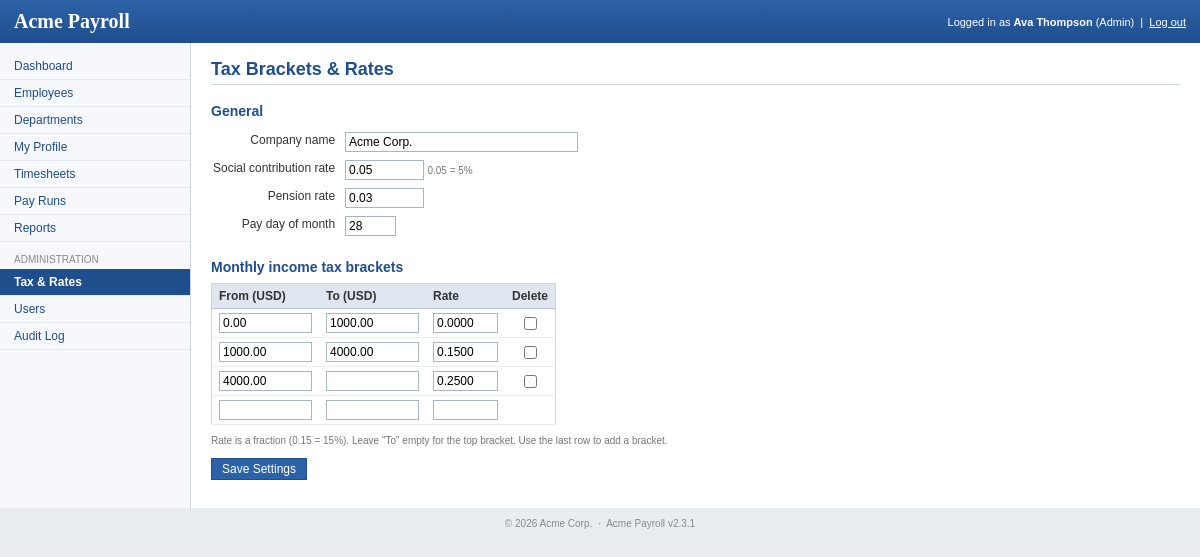
The page /settings.php (signed in) on the database its author committed.
### tables this page shows
CREATE TABLE `settings` (
  `name` varchar(50) NOT NULL,
  `value` varchar(255) DEFAULT NULL,
  PRIMARY KEY (`name`)
);

CREATE TABLE `tax_brackets` (
  `id` int(11) NOT NULL AUTO_INCREMENT,
  `lower_bound` decimal(12,2) NOT NULL,
  `upper_bound` decimal(12,2) DEFAULT NULL,
  `rate` decimal(5,4) NOT NULL,
  PRIMARY KEY (`id`)
);

### www/includes/db.php (called while the page is built, shortened)
<?php
$db = mysqli_connect(DB_HOST, DB_USER, DB_PASS, DB_NAME);
mysqli_set_charset($db, 'utf8');
function db_query($sql)
{
    global $db;
    $res = mysqli_query($db, $sql);
    return $res;
}
function db_fetch_all($sql)
{
    $res = db_query($sql);
    $rows = array();
    while ($row = mysqli_fetch_assoc($res)) {
        $rows[] = $row;
    }
    return $rows;
}

### www/includes/functions.php (called while the page is built, shortened)
<?php
require_once dirname(__FILE__) . '/db.php';
function h($str)
{
    return htmlspecialchars($str, ENT_QUOTES, 'UTF-8');
}
function get_setting($name, $default = null)
{
    static $cache = null;
    if ($cache === null) {
        $cache = array();
        foreach (db_fetch_all('SELECT name, value FROM settings') as $r) {
            $cache[$r['name']] = $r['value'];
        }
    }
    return isset($cache[$name]) ? $cache[$name] : $default;
}

### www/settings.php (the view, shortened to what this page needs)
<?php
include 'includes/functions.php';
$brackets = db_fetch_all('SELECT * FROM tax_brackets ORDER BY lower_bound');
$brackets[] = array('lower_bound' => '', 'upper_bound' => '', 'rate' => '');
include 'header.php';
?>
<h1>Tax Brackets &amp; Rates</h1>
<form method="post" action="settings.php" id="settings-form">
<h2>General</h2>
<table class="form">
  <tr><th><label for="company_name">Company name</label></th><td><input type="text" name="company_name" id="company_name" value="<?php echo h(get_setting('company_name')); ?>" size="30" /></td></tr>
  <tr><th><label for="social_rate">Social contribution rate</label></th><td><input type="text" name="social_rate" id="social_rate" value="<?php echo h(get_setting('social_rate')); ?>" size="8" /> <span class="hint">0.05 = 5%</span></td></tr>
  <tr><th><label for="pension_rate">Pension rate</label></th><td><input type="text" name="pension_rate" id="pension_rate" value="<?php echo h(get_setting('pension_rate')); ?>" size="8" /></td></tr>
  <tr><th><label for="pay_day">Pay day of month</label></th><td><input type="text" name="pay_day" id="pay_day" value="<?php echo h(get_setting('pay_day')); ?>" size="4" /></td></tr>
</table>
<h2>Monthly income tax brackets</h2>
<table class="grid" id="bracket-table">
  <tr><th>From (USD)</th><th>To (USD)</th><th>Rate</th><th>Delete</th></tr>
  <?php foreach ($brackets as $i => $b) { ?>
  <tr>
    <td><input type="text" name="lower[<?php echo $i; ?>]" value="<?php echo h($b['lower_bound']); ?>" size="10" title="From" /></td>
    <td><input type="text" name="upper[<?php echo $i; ?>]" value="<?php echo h($b['upper_bound']); ?>" size="10" title="To (empty = no limit)" /></td>
    <td><input type="text" name="rate[<?php echo $i; ?>]" value="<?php echo h($b['rate']); ?>" size="6" title="Rate" /></td>
    <td align="center"><?php if ($b['lower_bound'] !== '') { ?><input type="checkbox" name="delete[<?php echo $i; ?>]" value="1" title="Delete" /><?php } ?></td>
  </tr>
  <?php } ?>
</table>
<p class="hint">Rate is a fraction (0.15 = 15%). Leave "To" empty for the top bracket. Use the last row to add a bracket.</p>
<p><input type="submit" value="Save Settings" class="button" id="save-settings" /></p>
</form>
<?php include 'footer.php'; ?>

### www/css/style.css (style rules this page uses)
body { margin: 0; padding: 0; font-family: Verdana, Arial, Helvetica, sans-serif; font-size: 12px; color: #333; background: #e9edf2; }
h1 { font-size: 18px; color: #1f4e8c; margin: 0 0 12px 0; border-bottom: 1px solid #ccd5e0; padding-bottom: 4px; }
h2 { font-size: 14px; color: #1f4e8c; margin: 18px 0 8px 0; }
table.grid { border-collapse: collapse; border: 1px solid #ccd5e0; margin-bottom: 10px; }
table.grid th { background: #dfe6ef; text-align: left; padding: 5px 7px; border-bottom: 1px solid #b9c6d6; white-space: nowrap; }
table.grid td { padding: 4px 7px; border-bottom: 1px solid #e8ecf1; }
table.form th { text-align: right; font-weight: normal; padding: 4px 8px 4px 0; vertical-align: top; white-space: nowrap; }
table.form td { padding: 3px 0; }
input[type=text], input[type=password], select, textarea { font-family: Verdana, Arial, sans-serif; font-size: 12px; border: 1px solid #a8b5c5; padding: 2px 3px; }
.button, input.button { display: inline-block; background: #2c62a8; color: #fff !important; border: 1px solid #1f4e8c; padding: 3px 10px; font-size: 12px; text-decoration: none; cursor: pointer; }
.hint, .small { font-size: 10px; color: #777; }

### www/css/print.css (style rules this page uses)
body { background: #fff; font-family: Arial, Helvetica, sans-serif; font-size: 12px; color: #000; }

### rows shown on the page
settings: social_rate "0.05"
tax_brackets: lower_bound "0.00", upper_bound "1000.00", rate "0.0000"
tax_brackets: lower_bound "1000.00", upper_bound "4000.00", rate "0.1500"
tax_brackets: lower_bound "4000.00", rate "0.2500"

### other values the page prints
APP_NAME "Acme Payroll"
$_SESSION['full_name'] "Ava Thompson"
user_role() "Admin"
$label "Dashboard Employees Departments My Profile Timesheets Pay Runs Reports Tax & Rates Users Audit Log"
APP_VERSION "2.3.1"
